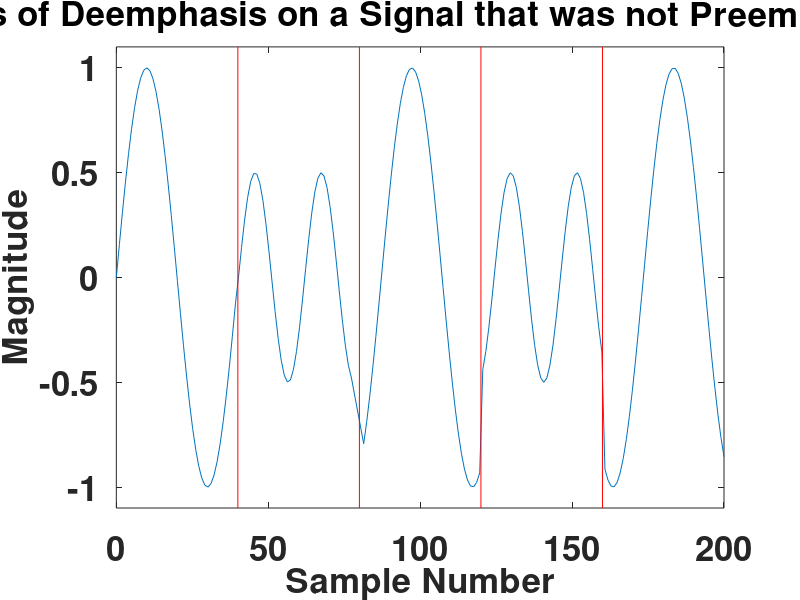

MATLAB code for this plot:
fontSize = 25;

x = linspace(0,200,200);
y1 = sin(2*pi*x/40);
y2 = sin(2*pi*x/(1/2200*48000))*0.5;
y = cat(2, y1(1:40), y2(1:40), y1(34:73), y2(19:58),y1(68:107));
f = figure('Position',[0,0,1280,1024]);
set(gcf,'color','w');
x1 = cat(2, x(1:78), x(82:200));
yn1 = cat(2, y(1:78),y(82:200));
plot(x1, yn1);
filename = 'Effects of Deemphasis on a Signal that was not Preemphasized';
title(filename);
xlabel('Sample Number');
ylabel('Magnitude');
minY = min(y);
maxY = max(y);
center = (minY+maxY)/ 2;
rangeY = maxY - minY;
adjustedRange = 0.55*rangeY;
minY = (center - adjustedRange);
maxY = (center + adjustedRange);
ylim([minY maxY]);
set(gca,'FontSize',fontSize,'fontWeight','bold');
set(findall(gcf,'type','text'),'FontSize',fontSize,'fontWeight','bold');
yL = get(gca,'YLim');
line([40 40],yL,'Color','r');
line([80 80],yL,'Color','r');
line([120 120],yL,'Color','r');
line([160 160],yL,'Color','r');
saveas(f, strcat('.\..\..\..\rrxthesis\images\',regexprep(filename,'[^\w'']',''),'.png'));
pause();
close(f);
clear all;